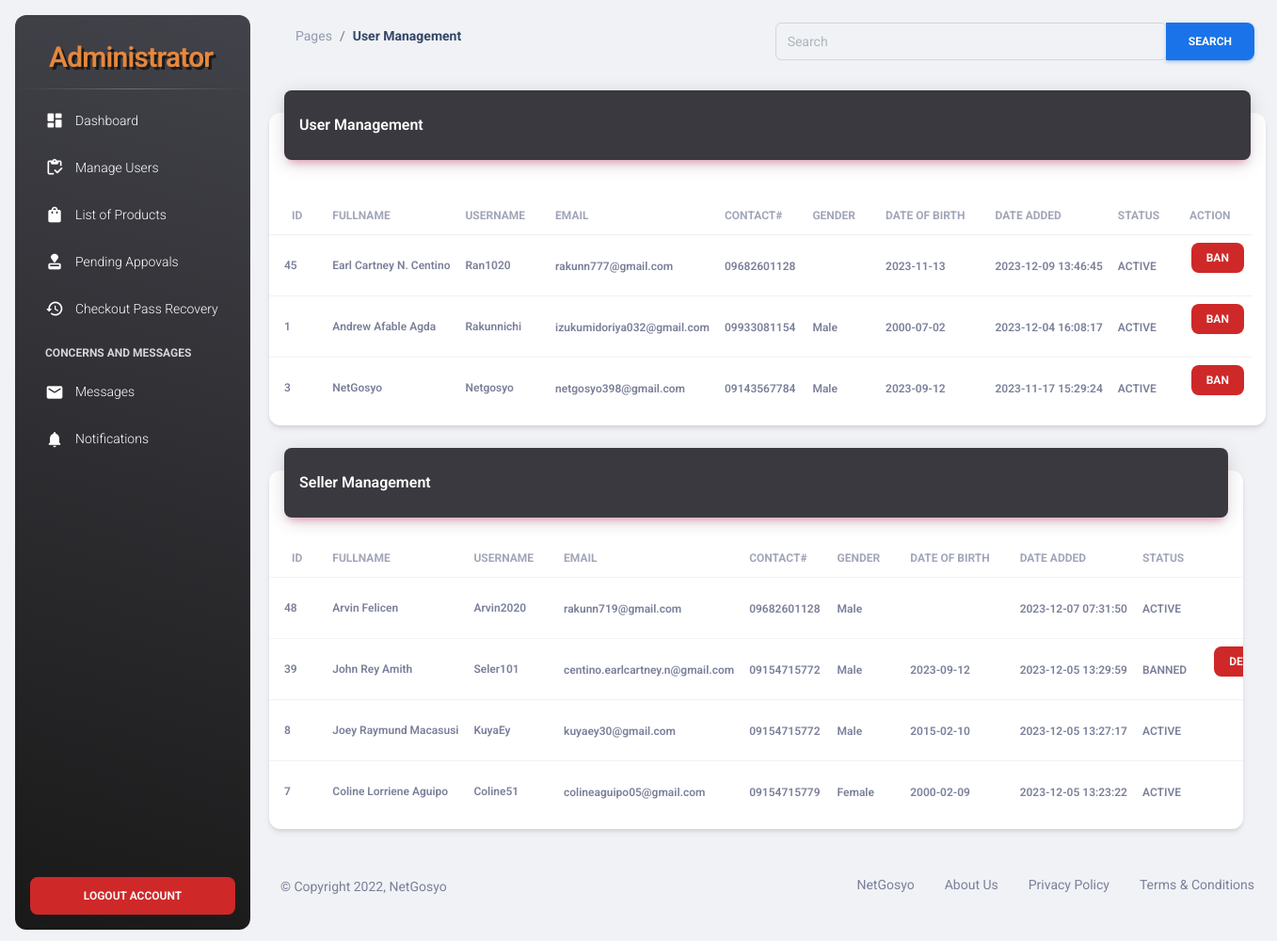
The app's page /NetGosyo-Admin/manage_users.php (signed in), older data.
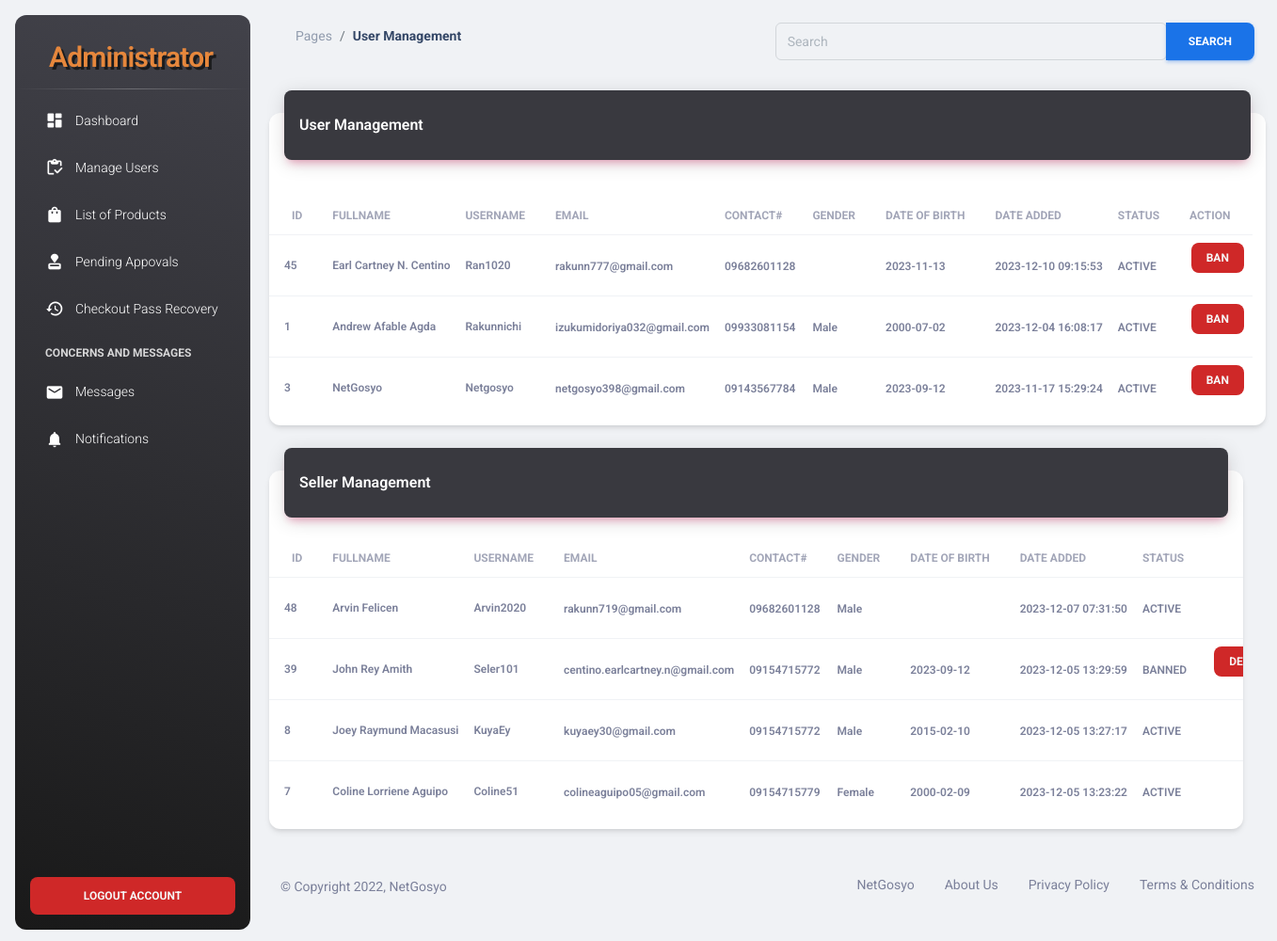
The same page, newer data.
### tables this page shows
CREATE TABLE `user_form` (
  `id` int(100) NOT NULL,
  `fullname` varchar(100) NOT NULL,
  `email` varchar(100) NOT NULL,
  `username` varchar(255) NOT NULL,
  `password` varchar(100) NOT NULL,
  `checkout_pass` varchar(250) NOT NULL,
  `phonenumber` varchar(255) NOT NULL,
  `address` varchar(255) NOT NULL,
  `address2` varchar(500) NOT NULL,
  `archipelago` varchar(250) NOT NULL,
  `landmark` varchar(500) NOT NULL,
  `city` varchar(250) NOT NULL,
  `province` varchar(250) NOT NULL,
  `zip` varchar(250) NOT NULL,
  `dateofbirth` varchar(255) NOT NULL,
  `gender` varchar(255) NOT NULL,
  `image` varchar(255) NOT NULL,
  `shopname` varchar(250) NOT NULL DEFAULT 'user',
  `shopdesc` varchar(5000) NOT NULL,
  `vkey` varchar(50) NOT NULL,
  `verify_token` varchar(100) NOT NULL,
  `verified` tinyint(1) NOT NULL DEFAULT 0,
  `register_date` timestamp NOT NULL DEFAULT current_timestamp() ON UPDATE current_timestamp(),
  `id_pic` varchar(255) DEFAULT NULL,
  `has_verified_badge` tinyint(1) DEFAULT NULL,
  `is_banned` tinyint(1) NOT NULL DEFAULT 0,
  `number_verified` tinyint(4) NOT NULL DEFAULT 0
);

### NetGosyo-Admin/manage_users.php (the view, shortened to what the changed rows need)
<?php
  include 'header.php';
  ?>
<main class="main-content position-relative max-height-vh-100 h-100 border-radius-lg ">
    <div class="container-fluid py-4">
        <div class="row">
            <div class="col-12">
                <div class="card my-4">
                    <div class="ms-md-auto pe-md-3 d-flex align-items-center pt-3 p-l-2">
                        <div class="card-body px-0 pb-2">
                            <div class="table-responsive p-0">
                                <table class="table align-items-center justify-content-center mb-0">
                                    <thead>
                                        <tr>
                                            <th
                                                class="text-uppercase text-secondary text-xs font-weight-bolder opacity-7">
                                                Id</th>
                                            <th
                                                class="text-uppercase text-secondary text-xs font-weight-bolder opacity-7 ps-2">
                                                Fullname</th>
                                            <th
                                                class="text-uppercase text-secondary text-xs font-weight-bolder opacity-7 ps-2">
                                                Username</th>
                                            <th
                                                class="text-uppercase text-secondary text-xs font-weight-bolder opacity-7 ps-2">
                                                Email</th>
                                            <th
                                                class="text-uppercase text-secondary text-xs font-weight-bolder opacity-7 ps-2">
                                                Contact#</th>
                                            <th
                                                class="text-uppercase text-secondary text-xs font-weight-bolder opacity-7 ps-2">
                                                Gender</th>
                                            <th
                                                class="text-uppercase text-secondary text-xs font-weight-bolder opacity-7 ps-2">
                                                Date of Birth</th>
                                            <th
                                                class="text-uppercase text-secondary text-xs font-weight-bolder opacity-7 ps-2">
                                                Date Added</th>
                                            <th
                                                class="text-uppercase text-secondary text-xs font-weight-bolder opacity-7 ps-2">
                                                Status</th>
                                            <th
                                                class="text-uppercase text-secondary text-xs font-weight-bolder text-center opacity-7 ps-2">
                                                Action</th>
                                        </tr>
                                    </thead>
                                    <tbody>
                                        <?php
                                      $select_user = mysqli_query($conn, "SELECT * FROM `user_form` where shopname = 'user' ORDER BY register_date DESC ") or exit('query failed!');
                                      if (mysqli_num_rows($select_user) > 0) {
                                      while ($fetch_user = mysqli_fetch_assoc($select_user)) {
                                     ?>
                                        <tr>
                                            <td>
                                                <div class="d-flex px-2 py-1">
                                                    <div class="d-flex flex-column justify-content-center">
                                                        <p class="text-xs font-weight-bold mb-0">
                                                            <?php echo $fetch_user['id']; ?></p>
                                                    </div>
                                                </div>
                                            </td>
                                            <td>
                                                <p class="text-xs font-weight-bold mb-0">
                                                    <?php echo $fetch_user['fullname']; ?></p>
                                            </td>
                                            <td>
                                                <p class="text-xs font-weight-bold mb-0">
                                                    <?php echo $fetch_user['username']; ?></p>
                                            </td>
                                            <td>
                                                <span
                                                    class="text-xs font-weight-bold"><?php echo $fetch_user['email']; ?></span>
                                            </td>
                                            <td>
                                                <span
                                                    class="text-xs font-weight-bold"><?php echo $fetch_user['phonenumber']; ?></span>
                                            </td>
                                            <td>
                                            </td>
                                            <td>
                                                <span
                                                    class="text-xs font-weight-bold"><?php echo $fetch_user['dateofbirth']; ?></span>
                                            </td>
                                            <td>
                                                <span
                                                    class="text-xs font-weight-bold"><?php echo $fetch_user['register_date']; ?></span>
                                            </td>
                                            <td>
                                                <span
                                                    class="text-xs font-weight-bold"><?php echo $fetch_user['is_banned'] ? 'BANNED' : 'ACTIVE'; ?></span>
                                            </td>
                                            <td class="align-middle text-center">
                                                <?php if ($fetch_user['is_banned']) {?>
                                                <a href="seller-action.php?deleteUser=1&id=<?php echo $fetch_user['id']; ?>"
                                                    onclick="return confirm('Are you sure do you want to Delete this User?')"><button
                                                        type="button"
                                                        class="btn button-remove btn-sm">Delete</button></a>
                                                <a href="seller-action.php?unbanUser=1&name=<?php echo $fetch_user['fullname']; ?>&email=<?php echo $fetch_user['email']; ?>&id=<?php echo $fetch_user['id']; ?>"
                                                    onclick="return confirm('Are you sure do you want to UNBAN this User?')"><button
                                                        type="button" class="btn btn-success btn-sm">UNBAN</button></a>
                                                <?php } else {?>
                                                <a href="seller-action.php?banUser=1&name=<?php echo $fetch_user['fullname']; ?>&email=<?php echo $fetch_user['email']; ?>&id=<?php echo $fetch_user['id']; ?>"
                                                    onclick="return confirm('Are you sure do you want to BAN this User?')"><button
                                                        type="button" class="btn button-remove btn-sm">BAN</button></a>
                                                <?php }?>
                                            </td>
                                        </tr>
                                        <?php
                                   }
                                         }
                                            ?>
                                    </tbody>
                                </table>
                            </div>
                        </div>
                    </div>
                </div>
            </div>
            <div class="row">
                <div class="col-12">
                    <div class="card my-4">
                        <div class="card-body px-0 pb-2">
                            <div class="table-responsive p-0">
                                <table class="table align-items-center justify-content-center mb-0">
                                    <thead>
                                        <tr>
                                            <th
                                                class="text-uppercase text-secondary text-xs font-weight-bolder opacity-7">
                                                Id</th>
                                            <th
                                                class="text-uppercase text-secondary text-xs font-weight-bolder opacity-7 ps-2">
                                                Fullname</th>
                                            <th
                                                class="text-uppercase text-secondary text-xs font-weight-bolder opacity-7 ps-2">
                                                Username</th>
                                            <th
                                                class="text-uppercase text-secondary text-xs font-weight-bolder opacity-7 ps-2">
                                                Email</th>
                                            <th
                                                class="text-uppercase text-secondary text-xs font-weight-bolder opacity-7 ps-2">
                                                Contact#</th>
                                            <th
                                                class="text-uppercase text-secondary text-xs font-weight-bolder opacity-7 ps-2">
                                                Gender</th>
                                            <th
                                                class="text-uppercase text-secondary text-xs font-weight-bolder opacity-7 ps-2">
                                                Date of Birth</th>
                                            <th
                                                class="text-uppercase text-secondary text-xs font-weight-bolder opacity-7 ps-2">
                                                Date Added</th>
                                            <th
                                                class="text-uppercase text-secondary text-xs font-weight-bolder opacity-7 ps-2">
                                                Status</th>
                                            <th
                                                class="text-uppercase text-secondary text-xs font-weight-bolder text-center opacity-7 ps-2">
                                                Action</th>
                                        </tr>
                                    </thead>
                                </table>
                            </div>
                        </div>
                    </div>
                </div>
            </div>
            <?php
      include 'footer.php';
  ?>

Row changes from the older to the newer data that the page shows:
changed user_form "Earl Cartney N. Centino": register_date "2023-12-09 13:46:45" → "2023-12-10 09:15:53"
